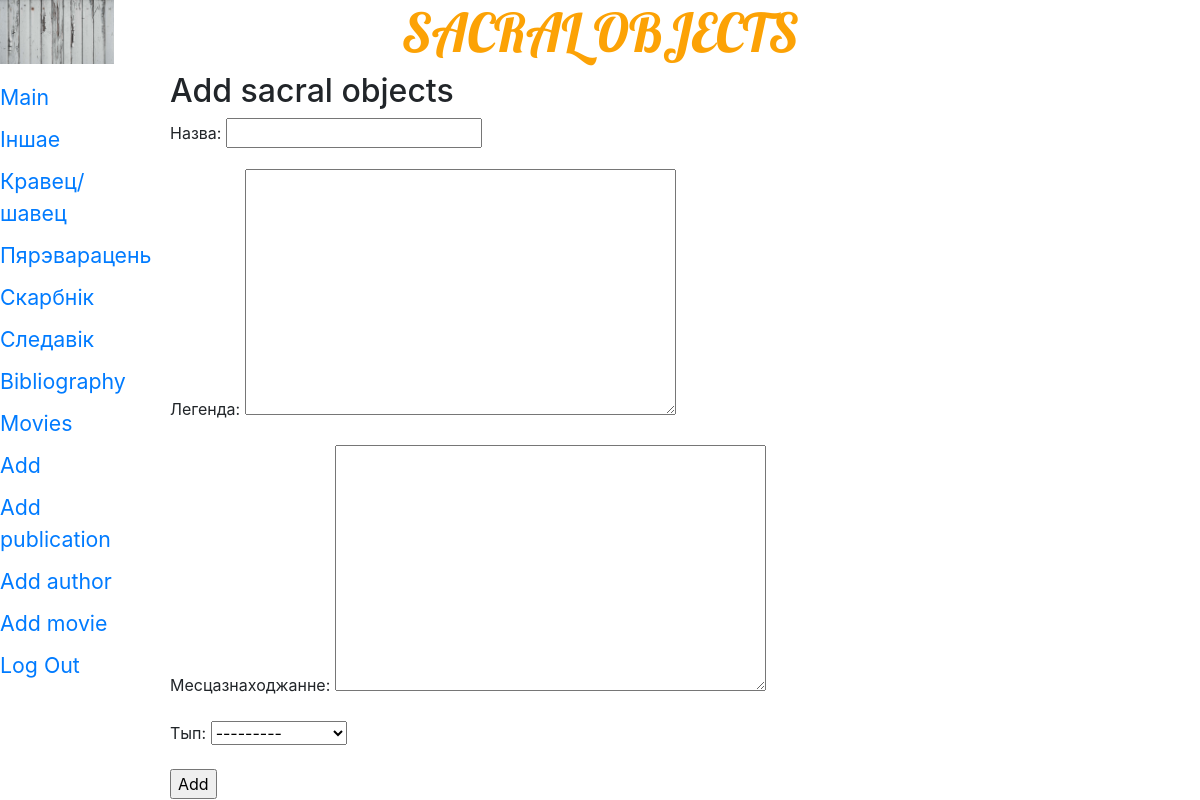
The app's page /add/ (signed in) with its own data.
### volumbf/models.py (models this page shows)
class Typ(models.Model):
    name = models.CharField(max_length=20, db_index=True, verbose_name='Назва тыпу')
    def __str__(self):
        return self.name
    class Meta:
        verbose_name_plural = 'Тыпы'
        verbose_name = 'Тып'
        ordering = ['name']

### volumbf/views.py (the view)
# urls.py: path('add/', StonesCreateView.as_view(), name='add'),
class StonesCreateView(LoginRequiredMixin, CreateView):
    template_name = 'volumbf/create.html'
    form_class = StonesForm
    success_url = reverse_lazy('index')
    def get_context_data(self, **kwargs):
        context = super().get_context_data(**kwargs)
        context['typs'] = Typ.objects.all()
        return context

### volumbf/forms.py
class StonesForm(ModelForm):
    class Meta:
        model = Stones
        fields = ('title', 'legend', 'place', 'typ')

### volumbf/templates/volumbf/create.html (shortened to what this page needs)
{% extends "layout/basic.html" %}
{% block content %}
<h2>Add sacral objects</h2>
<form method="post">
	{{ form.as_p }}
	<input type="submit" value="Add">
</form>
{% endblock %}

### volumbf/templates/layout/basic.html (shortened to what this page needs)
{% load static %}
<!DOCTYPE html>
<html>
	<head>
      <link rel="stylesheet" href="https://cdn.jsdelivr.net/npm/bootstrap@4.5.3/dist/css/bootstrap.min.css">
		<link rel="stylesheet" type="text/css">
		<link rel="stylesheet" href="{% static 'volumbf/style.css' %}">
	</head>
	<body>
<header>
			<h1>Sacral objects</h1>
		</header>
		<nav>
			<a href="{% url 'index' %}">Main</a>
			{% for typ in typs %}
			<a href="{% url 'by_typ' typ.pk %}">{{ typ.name }}</a>
			{% endfor %}
			<a href="{% url 'bibliography' %}">Bibliography</a>
            <a href="/movies/">Movies</a>
            {% if user.is_authenticated %}
                <a href="{% url 'add' %}">Add</a>
                <a href="{% url 'addPublication' %}">Add publication</a>
			    <a href="{% url 'addAuthor' %}">Add author</a>
                <a href="{% url 'movie:movie_new' %}">Add movie</a>
                <a href="{% url 'user:logout' %}">Log Out</a>
            {% else %}
                <a href="{% url 'user:login' %}">Log In</a>
            {% endif %}
		</nav>
		<section>
		{% block content %}
		{% endblock %}
		</section>
	</body>
</html>

### volumbf/static/volumbf/style.css (style rules this page uses)
header h1 { font-size: 40pt; text-transform: uppercase; text-align: center; background: url("bg.jpg") left / auto 100% no-repeat; color: #FCA205; font-family: 'Lobster', serif; }
nav { font-size: 16pt; width: 150px; float: left; }
nav a { display: block; margin: 10px 0px; }
section { margin-left: 170px; }

### records on screen
Typ: name "Іншае"
Typ: name "Кравец/шавец"
Typ: name "Пярэварацень"
Typ: name "Скарбнік"
Typ: name "Следавік"
